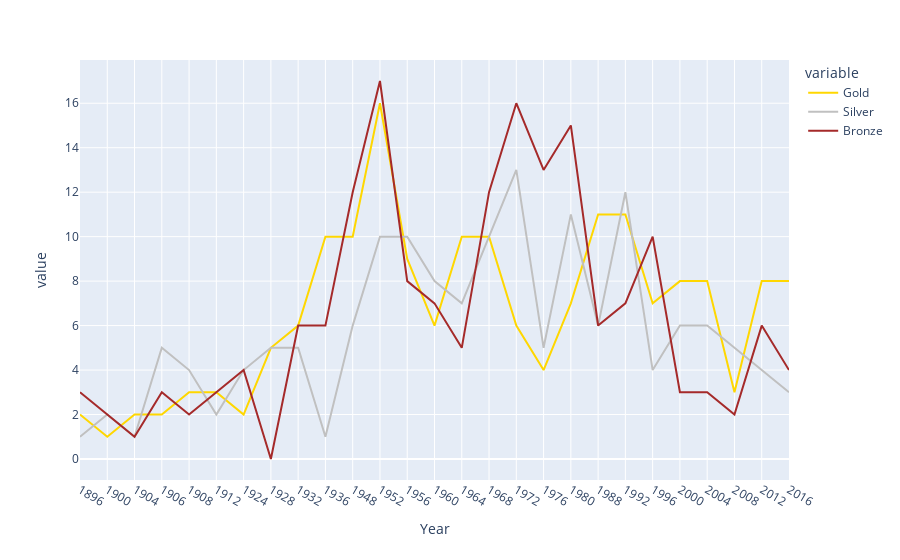

Source (notebook cell):
### Code cell
import plotly_express as px

def medals_only( df ):
    df.groupby("Year")["Medal"].count()
    df["Gold"] = df["Medal"] == "Gold" 
    df["Silver"] = df["Medal"] == "Silver" 
    df["Bronze"] = df["Medal"] == "Bronze" 

    return df[["Year","Gold","Silver","Bronze"]].groupby("Year").sum()

hungary_medals = medals_only( hungary_medals_per_event  )

fig = px.line(hungary_medals, y=["Gold", "Silver", "Bronze"], color_discrete_sequence=['Gold', 'Silver', 'Brown'])


fig.show()
hungary_medals

### Figure 1 — Plotly figure (JSON) as saved in the notebook; plotly's stock layout.template omitted (floating-point values rounded to 4 significant figures)
{"data": [{"hovertemplate": "variable=Gold<br>Year=%{x}<br>value=%{y}<extra></extra>", "legendgroup": "Gold", "line": {"color": "Gold", "dash": "solid"}, "marker": {"symbol": "circle"}, "mode": "lines", "name": "Gold", "orientation": "v", "showlegend": true, "type": "scatter", "x": ["1896", "1900", "1904", "1906", "1908", "1912", "1924", "1928", "1932", "1936", "1948", "1952", "1956", "1960", "1964", "1968", "1972", "1976", "1980", "1988", "1992", "1996", "2000", "2004", "2008", "2012", "2016"], "xaxis": "x", "y": [2, 1, 2, 2, 3, 3, 2, 5, 6, 10, 10, 16, 9, 6, 10, 10, 6, 4, 7, 11, 11, 7, 8, 8, 3, 8, 8], "yaxis": "y"}, {"hovertemplate": "variable=Silver<br>Year=%{x}<br>value=%{y}<extra></extra>", "legendgroup": "Silver", "line": {"color": "Silver", "dash": "solid"}, "marker": {"symbol": "circle"}, "mode": "lines", "name": "Silver", "orientation": "v", "showlegend": true, "type": "scatter", "x": ["1896", "1900", "1904", "1906", "1908", "1912", "1924", "1928", "1932", "1936", "1948", "1952", "1956", "1960", "1964", "1968", "1972", "1976", "1980", "1988", "1992", "1996", "2000", "2004", "2008", "2012", "2016"], "xaxis": "x", "y": [1, 2, 1, 5, 4, 2, 4, 5, 5, 1, 6, 10, 10, 8, 7, 10, 13, 5, 11, 6, 12, 4, 6, 6, 5, 4, 3], "yaxis": "y"}, {"hovertemplate": "variable=Bronze<br>Year=%{x}<br>value=%{y}<extra></extra>", "legendgroup": "Bronze", "line": {"color": "Brown", "dash": "solid"}, "marker": {"symbol": "circle"}, "mode": "lines", "name": "Bronze", "orientation": "v", "showlegend": true, "type": "scatter", "x": ["1896", "1900", "1904", "1906", "1908", "1912", "1924", "1928", "1932", "1936", "1948", "1952", "1956", "1960", "1964", "1968", "1972", "1976", "1980", "1988", "1992", "1996", "2000", "2004", "2008", "2012", "2016"], "xaxis": "x", "y": [3, 2, 1, 3, 2, 3, 4, 0, 6, 6, 12, 17, 8, 7, 5, 12, 16, 13, 15, 6, 7, 10, 3, 3, 2, 6, 4], "yaxis": "y"}], "layout": {"legend": {"title": {"text": "variable"}, "tracegroupgap": 0}, "margin": {"t": 60}, "xaxis": {"anchor": "y", "domain": [0, 1], "title": {"text": "Year"}}, "yaxis": {"anchor": "x", "domain": [0, 1], "title": {"text": "value"}}}}
